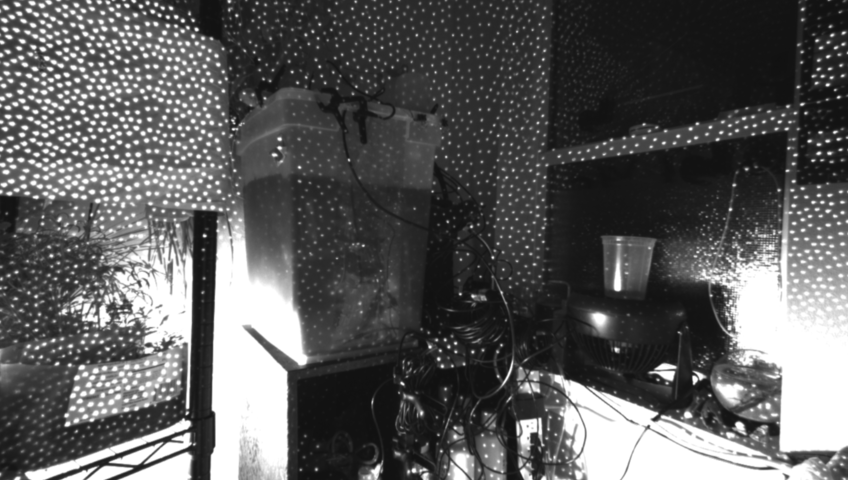
#> input picture ICV_challenges/left.png, 848 x 480 px
$ python scratch.py
#> lines starting #> are read from the running program, lines starting #| are printed output that depends on the picture
import numpy as np
import cv2
from matplotlib import pyplot as plt

#try convoluting with 2-step unsharp mask sharpening filter, better diy convolve function, and reflect edge method
def filter_2d(data, kernel, output_divide):
    #return output data from given input image data and filter kernel
    output = np.zeros(data.shape, dtype=np.int16)
    kernel_half = (kernel.shape[0] - 1) // 2 #border thickness depends on kernel size
    padded_data = reflect_border(data, kernel_half)
    rows, columns = padded_data.shape

    for row in range(kernel_half, rows - kernel_half):
        for col in range(kernel_half, columns - kernel_half):
            local_slice = padded_data[row - kernel_half:row + kernel_half + 1, col - kernel_half:col + kernel_half + 1]
            value = local_slice * kernel
            output[row-1, col-1] = value.sum() // output_divide

    return output

def reflect_border(image, border_thickness):
    #return padded image data
    #reflected border
    reflected_edges = image[:, :border_thickness][:, ::-1], image[:, -border_thickness:][:, ::-1]
    image_reflected = np.concatenate([reflected_edges[0], image, reflected_edges[1]], axis=1)
    reflected_edges = image_reflected[:border_thickness, :][::-1, :], image_reflected[-border_thickness:, :][::-1]
    image_reflected = np.concatenate([reflected_edges[0], image_reflected, reflected_edges[1]], axis=0)

    return image_reflected

def unsharp_mask(image_data):
    #original filtered with [[0, 0, 0], [0, 2, 0], [0, 0, 0]]
    #minus original filtered with box filter [[1, 1, 1], [1, 1, 1], [1, 1, 1]] / 9
    intensify_filter = np.array([[0, 0, 0], [0, 2, 0], [0, 0, 0]], dtype=np.int8)
    box_filter = np.ones_like(intensify_filter)

    sharpened = filter_2d(image_data, intensify_filter, 1) - filter_2d(image_data, box_filter, 9)
    return sharpened

#------------------------------------------------------------------------------------
#reproduction of Find Best Match Quiz
def find_best_match(patch, strip):
    #find patch in strip and return x column index of top-left corner

    ssd_array = get_ssd_along_strip(patch, strip)
    possible_x = np.where(ssd_array == min(ssd_array))
    return possible_x

def sum_sq_dif(image_a, image_b):
    diff = image_a - image_b
    diff_sq = diff**2
    return np.sum(diff_sq)

def get_ssd_along_strip(patch, strip):
    strip_ssd = []
    strip_length = strip.shape[1]
    window_size = patch.shape[1]
    for column in range(1, strip_length - window_size):
        strip_portion = strip[:, column:(column + window_size)]
        ssd = sum_sq_dif(patch, strip_portion)
        strip_ssd.append(ssd)
    return strip_ssd

#load images
left = cv2.imread('left.png', cv2.IMREAD_GRAYSCALE)
#> left is the input picture: shape (480, 848); min 17, max 255, mean 91.1
right = cv2.imread('right.png', cv2.IMREAD_GRAYSCALE)
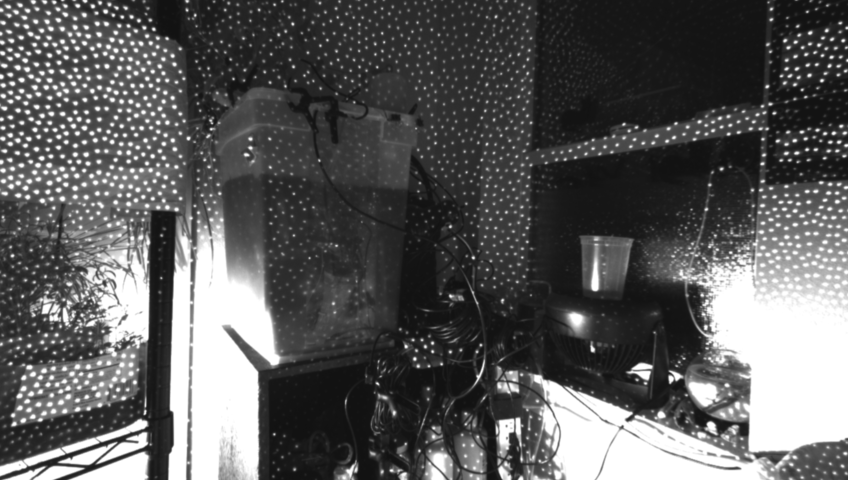
#> input picture ICV_challenges/right.png, 848 x 480 px
#> right is the input picture: shape (480, 848); min 17, max 255, mean 90.8

#define image patch location
patch_loc = [120, 170] #row, column
patch_size = [100, 100]

#extract patch from left stereo image
rows = patch_loc[0], patch_loc[0] + patch_size[0]
cols = patch_loc[1], patch_loc[1] + patch_size[1]
patch_left = left[rows[0]:rows[1], cols[0]:cols[1]]
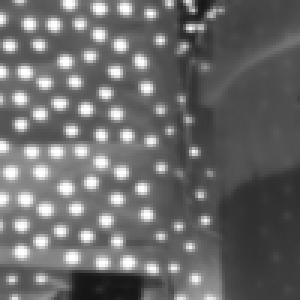
#> patch_left: shape (100, 100) (shown 3 times larger); min 21, max 255, mean 106.3

#extract strip from right stereo image
strip_right = right[rows[0]:rows[1], :]
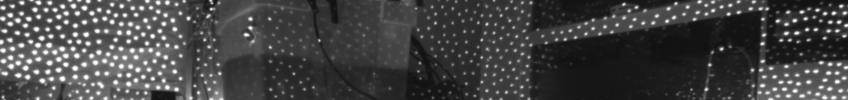
#> strip_right: shape (100, 848); min 18, max 255, mean 67.3

#look for the patch in the strip and report the likely starting x position
matching_x = find_best_match(patch_left, strip_right)
#> the loop in get_ssd_along_strip, `for column in range(1, strip_length - window_size):` made 747 passes
#> ssd on passes 1 to 3: 1027180, 1015716, 1017344
#> pass 1, in sum_sq_dif, `diff = image_a - image_b`:
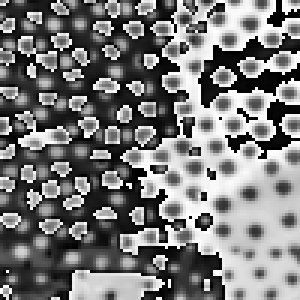
#> diff: shape (100, 100) (shown 3 times larger); min 0, max 255, mean 121.7
#> pass 1, in sum_sq_dif, `diff_sq = diff**2`:
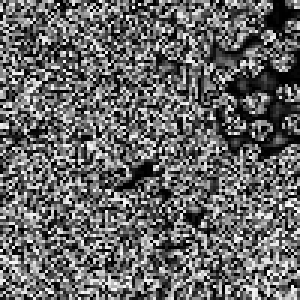
#> diff_sq: shape (100, 100) (shown 3 times larger); min 0, max 249, mean 102.7
#> pass 2, in get_ssd_along_strip, `strip_portion = strip[:, column:(column + window_size)]`:
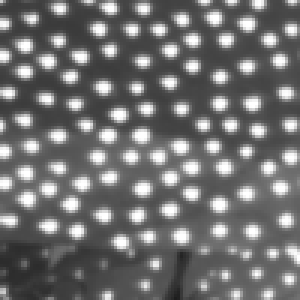
#> strip_portion: shape (100, 100) (shown 3 times larger); min 29, max 255, mean 113.5
#> after the loop in get_ssd_along_strip, `for column in range(1, strip_length - window_size):`: strip_ssd = 747 values, max 1144242 at index 477, min 782069 at index 148, mean 1057435.3
#> in find_best_match, `ssd_array = get_ssd_along_strip(patch, strip)`: ssd_array has the same summary as strip_ssd in get_ssd_along_strip
#> in find_best_match, `possible_x = np.where(ssd_array == min(ssd_array))`: possible_x = ([148],)
#> matching_x = ([148],)
best_x = int(matching_x[0])
#> best_x = 148
print(f'Best found at {matching_x[0]}')
#| Best found at [148]

#get corresponding patch from right image
patch_right = right[rows[0]:rows[1], best_x:best_x + patch_size[1]]
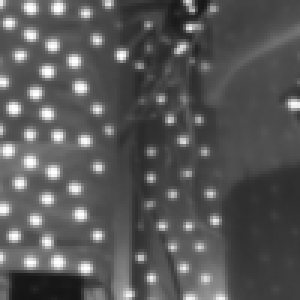
#> patch_right: shape (100, 100) (shown 3 times larger); min 20, max 255, mean 87.5
